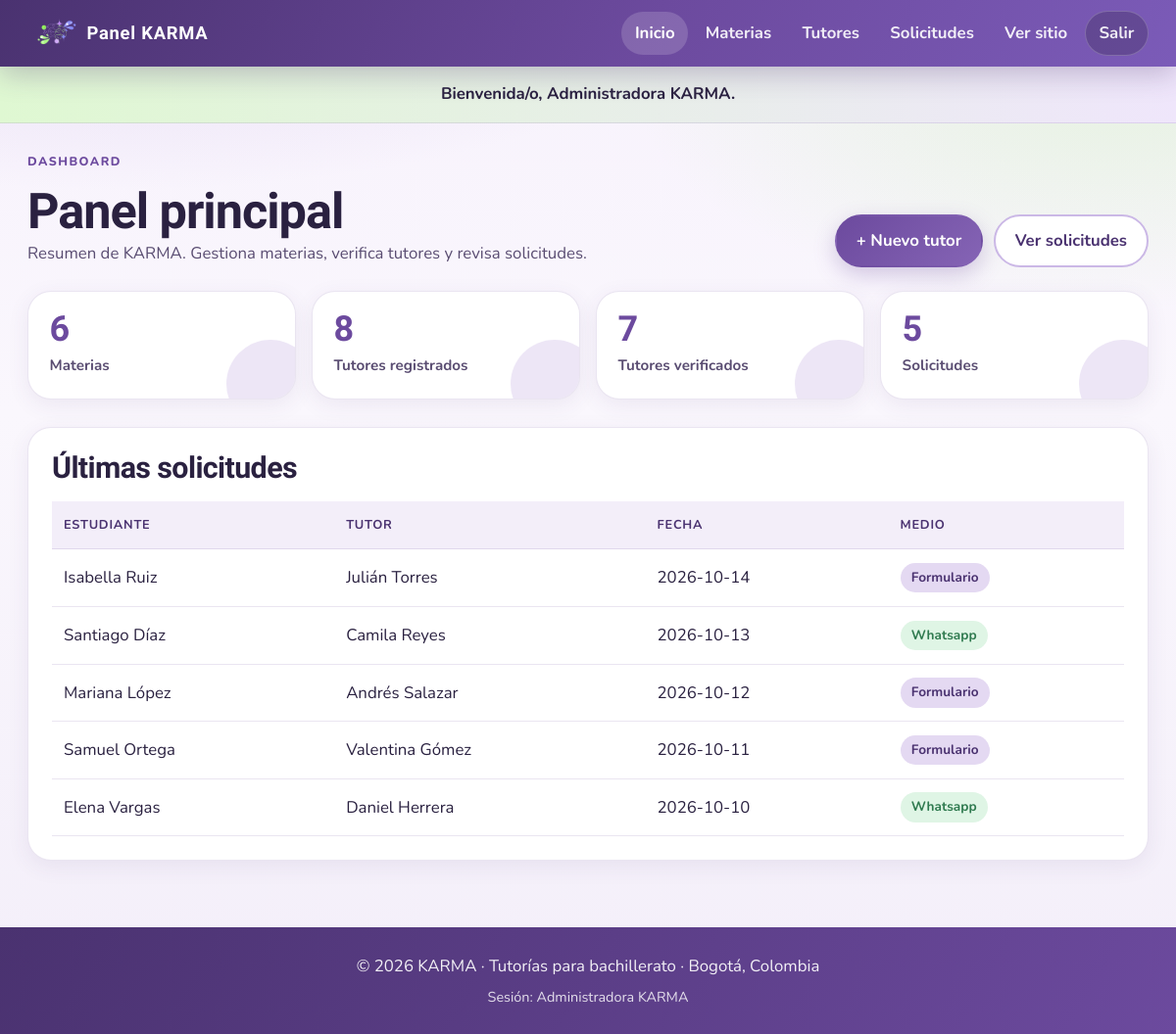
Page /admin/index.php (signed in) on the committed database.
### tables this page shows
CREATE TABLE solicitud (
  id_solicitud INT UNSIGNED AUTO_INCREMENT PRIMARY KEY,
  nombre_estudiante VARCHAR(100) NOT NULL,
  telefono_estudiante VARCHAR(10) NOT NULL,
  descripcion_duda TEXT NULL,
  fecha DATE NOT NULL,
  medio ENUM('formulario', 'whatsapp') NOT NULL DEFAULT 'formulario',
  id_tutor INT UNSIGNED NOT NULL,
  FOREIGN KEY (id_tutor) REFERENCES tutor(id_tutor) ON DELETE CASCADE
);

CREATE TABLE tutor (
  id_tutor INT UNSIGNED AUTO_INCREMENT PRIMARY KEY,
  nombre VARCHAR(100) NOT NULL,
  descripcion TEXT NULL,
  disponibilidad VARCHAR(150) NOT NULL,
  telefono VARCHAR(10) NOT NULL,
  foto_url VARCHAR(255) NULL,
  verificado TINYINT(1) NOT NULL DEFAULT 0,
  id_materia INT UNSIGNED NOT NULL,
  FOREIGN KEY (id_materia) REFERENCES materia(id_materia)
);

### includes/funciones.php (called while the page is built, shortened)
<?php
function e($texto) {
    return htmlspecialchars((string)$texto, ENT_QUOTES, "UTF-8");
}
function contador($mysqli, $sql) {
    $resultado = $mysqli->query($sql);
    $fila = $resultado->fetch_row();
    return (int)($fila[0] ?? 0);
}

### admin/index.php (the view, shortened to what this page needs)
<?php
require_once __DIR__ . "/../includes/conexion.php";
require_once __DIR__ . "/../includes/funciones.php";
$stats = [
    "materias" => contador($mysqli, "SELECT COUNT(*) FROM materia"),
    "tutores" => contador($mysqli, "SELECT COUNT(*) FROM tutor"),
    "verificados" => contador($mysqli, "SELECT COUNT(*) FROM tutor WHERE verificado = 1"),
    "solicitudes" => contador($mysqli, "SELECT COUNT(*) FROM solicitud"),
];
$recientes = $mysqli->query(
    "SELECT s.id_solicitud, s.nombre_estudiante, s.fecha, s.medio, t.nombre AS tutor
     FROM solicitud s
     INNER JOIN tutor t ON t.id_tutor = s.id_tutor
     ORDER BY s.fecha DESC, s.id_solicitud DESC
     LIMIT 5"
)->fetch_all(MYSQLI_ASSOC);
require __DIR__ . "/../includes/header_admin.php";
?>
<div class="admin-titulo">
    <div>
        <p class="etiqueta">Dashboard</p>
        <h1>Panel principal</h1>
        <p>Resumen de KARMA. Gestiona materias, verifica tutores y revisa solicitudes.</p>
    </div>
    <div class="form-acciones" style="margin:0">
        <a class="btn" href="tutor_form.php">+ Nuevo tutor</a>
        <a class="btn btn-secundario" href="solicitudes.php">Ver solicitudes</a>
    </div>
</div>
<div class="stats-grid">
    <div class="stat-card"><strong><?= $stats["materias"] ?></strong><span>Materias</span></div>
    <div class="stat-card"><strong><?= $stats["tutores"] ?></strong><span>Tutores registrados</span></div>
    <div class="stat-card"><strong><?= $stats["verificados"] ?></strong><span>Tutores verificados</span></div>
    <div class="stat-card"><strong><?= $stats["solicitudes"] ?></strong><span>Solicitudes</span></div>
</div>
<div class="panel-card">
    <h2 style="margin-bottom:1rem">Últimas solicitudes</h2>
    <?php if (count($recientes) === 0): ?>
        <div class="vacio">Todavía no hay solicitudes.</div>
    <?php else: ?>
        <div class="tabla-wrap">
            <table class="tabla">
                <thead>
                    <tr>
                        <th>Estudiante</th>
                        <th>Tutor</th>
                        <th>Fecha</th>
                        <th>Medio</th>
                    </tr>
                </thead>
                <tbody>
                    <?php foreach ($recientes as $s): ?>
                        <tr>
                            <td><?= e($s["nombre_estudiante"]) ?></td>
                            <td><?= e($s["tutor"]) ?></td>
                            <td><?= e($s["fecha"]) ?></td>
                            <td>
                                <span class="badge <?= $s["medio"] === "whatsapp" ? "badge-ok" : "" ?>">
                                    <?= e(ucfirst($s["medio"])) ?>
                                </span>
                            </td>
                        </tr>
                    <?php endforeach; ?>
                </tbody>
            </table>
        </div>
    <?php endif; ?>
</div>
<?php require __DIR__ . "/../includes/footer.php"; ?>

### rows in the picture
solicitud: nombre_estudiante "Isabella Ruiz", id_tutor.nombre "Julián Torres", fecha "2026-10-14", medio "Formulario"
solicitud: nombre_estudiante "Santiago Díaz", id_tutor.nombre "Camila Reyes", fecha "2026-10-13", medio "Whatsapp"
solicitud: nombre_estudiante "Mariana López", id_tutor.nombre "Andrés Salazar", fecha "2026-10-12", medio "Formulario"
solicitud: nombre_estudiante "Samuel Ortega", id_tutor.nombre "Valentina Gómez", fecha "2026-10-11", medio "Formulario"
solicitud: nombre_estudiante "Elena Vargas", id_tutor.nombre "Daniel Herrera", fecha "2026-10-10", medio "Whatsapp"

### other values in the picture
$mensaje "Bienvenida/o, Administradora KARMA."
$stats["materias"] "6"
$stats["tutores"] "8"
$stats["verificados"] "7"
$stats["solicitudes"] "5"
$_SESSION["admin"]["nombre"] "Administradora KARMA"
